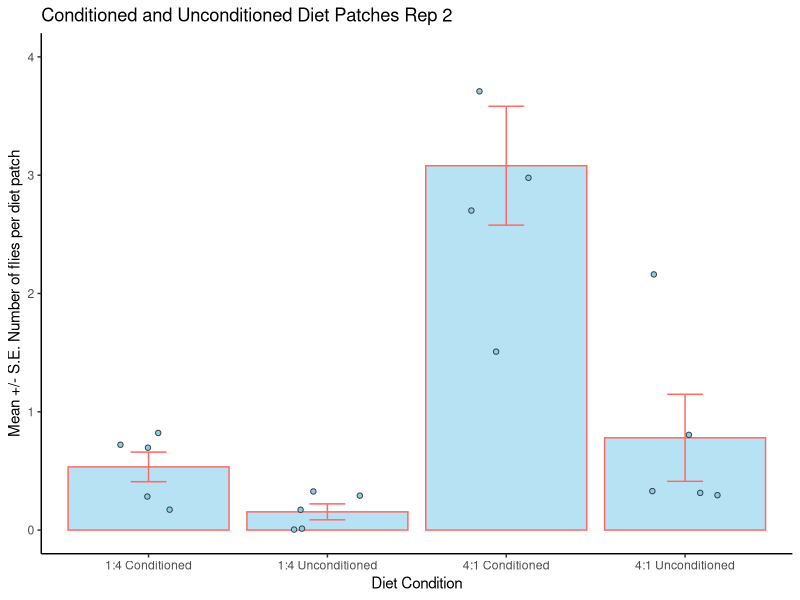

Recreate this plot in R.
#### INSTALL PACKAGES 
library(tidyverse)  
library(readxl)
library(patchwork)

#### CALCULATING THE MEAN AVERAGE 

## Import Data
conditioned_and_unconditioned_diets_2 <- read_excel("data/male_conditionedandunconditioned_rep2_mean.xlsx")

## Making the data long 
conditioned_and_unconditioned_diets_2_long <- conditioned_and_unconditioned_diets_2 %>% 
  pivot_longer(cols = ("4:1 Conditioned":"1:4 Unconditioned"), names_to = "diet", values_to = "fly_numbers")



## Summarising the data; mean, sd, se
conditioned_and_unconditioned_diets_2_summary <- conditioned_and_unconditioned_diets_2_long   %>%  
  group_by(diet) %>% 
  summarise(mean = mean(fly_numbers),
            sd = sd(fly_numbers),
            n = n(),
            se = sd/sqrt(n))


## Visualising the mean average with a bar plot
# creating a boxplot with the data that has been summarised
conditioned_and_unconditioned_diets_2_plot <- conditioned_and_unconditioned_diets_2_summary %>% 
  ggplot(aes(x = diet, y = mean))+
  geom_bar(stat = "identity",
           fill = "skyblue",
           colour = "#FF6863",
           alpha = 0.6)+
  geom_errorbar(aes(ymin = mean-se, ymax = mean+se), 
                colour = "#FF6863",
                width = 0.2)+
  geom_jitter(data = conditioned_and_unconditioned_diets_2_long,
              aes(x = diet,
                  y = fly_numbers),
              fill = "skyblue",
              colour = "#3a3c3d",
              width = 0.2,
              shape = 21)+
  ylim(0.0, 4.0)+
  labs(x = "Diet Condition",
       y = "Mean +/- S.E. Number of flies per diet patch",
       title = "Conditioned and Unconditioned Diet Patches Rep 2")+
  theme_classic() 

ggsave("plots/conditioned_and_unconditioned_diets_2_plot.png", dpi=300)

